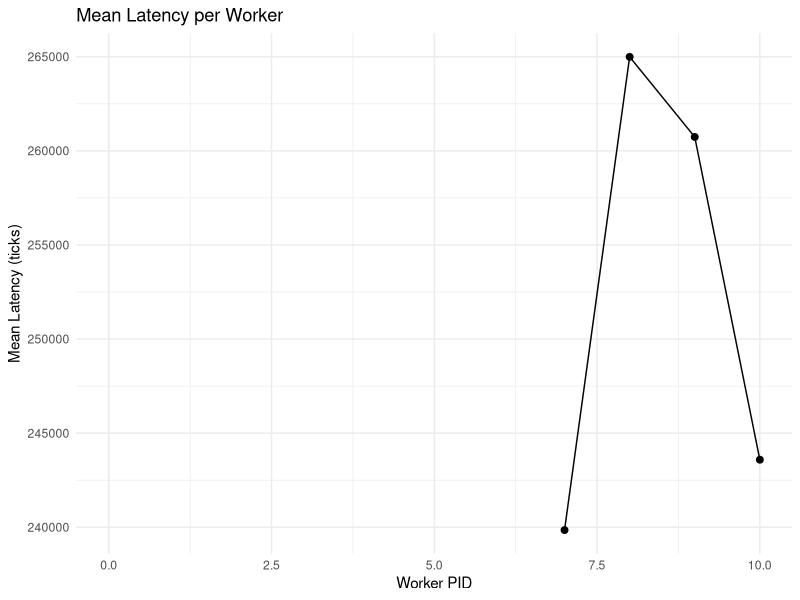
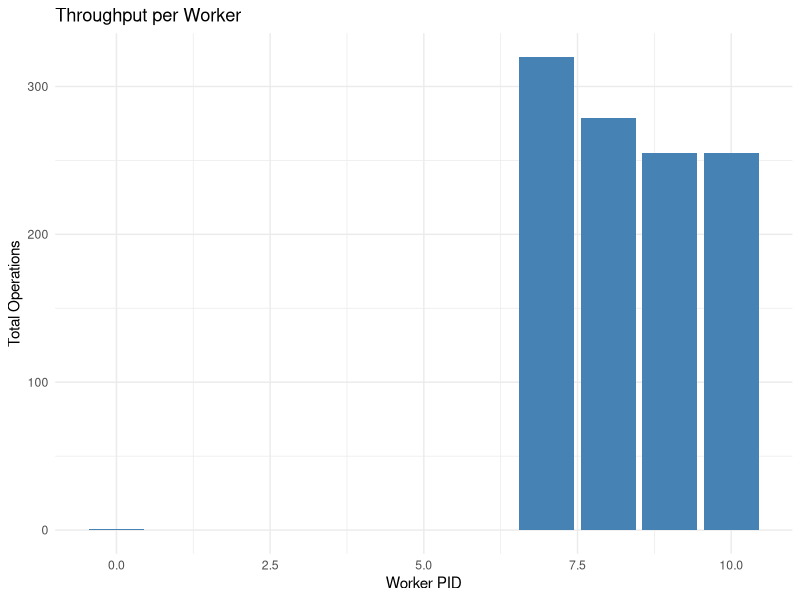
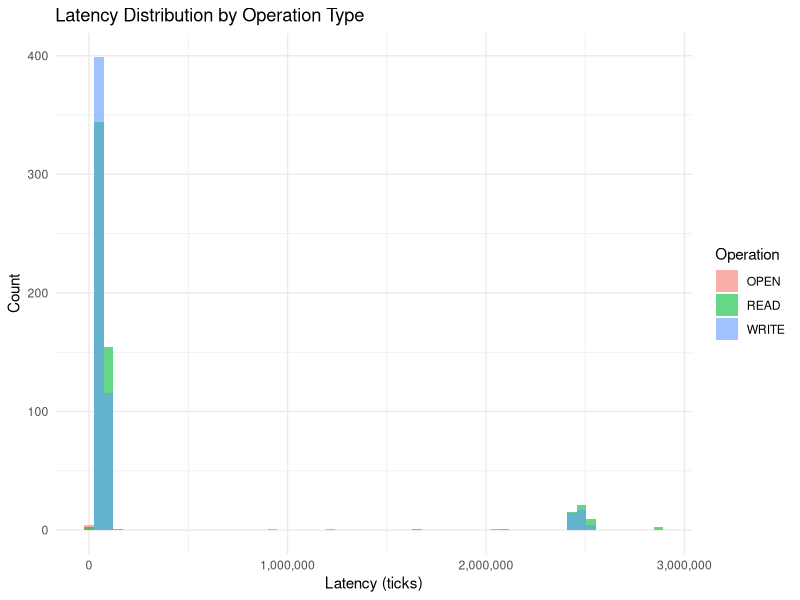
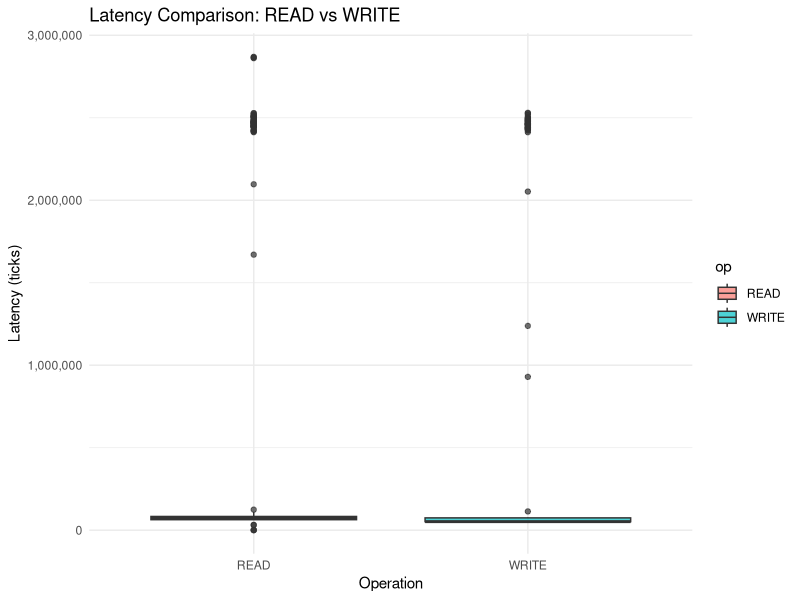
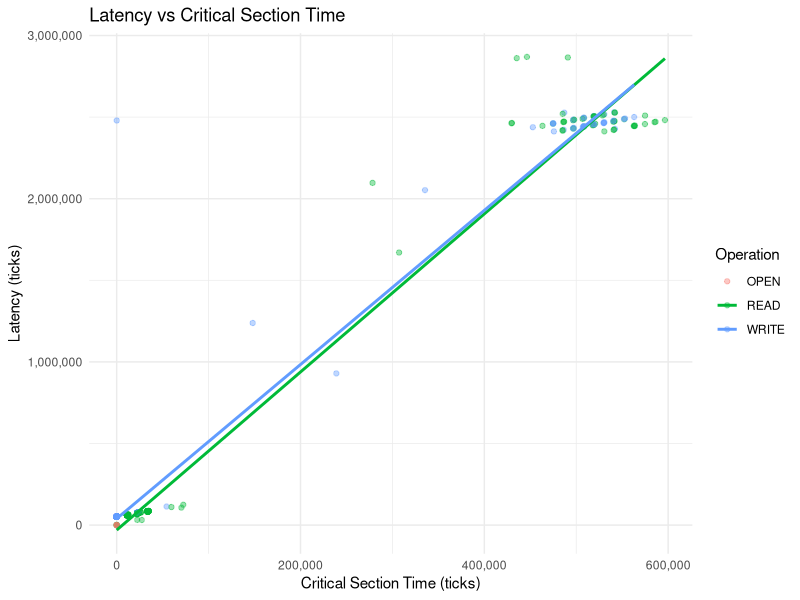
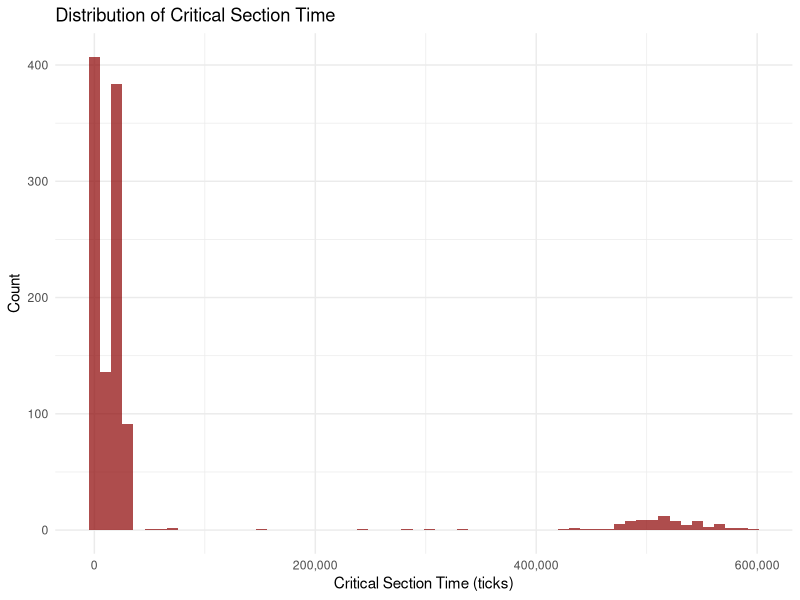
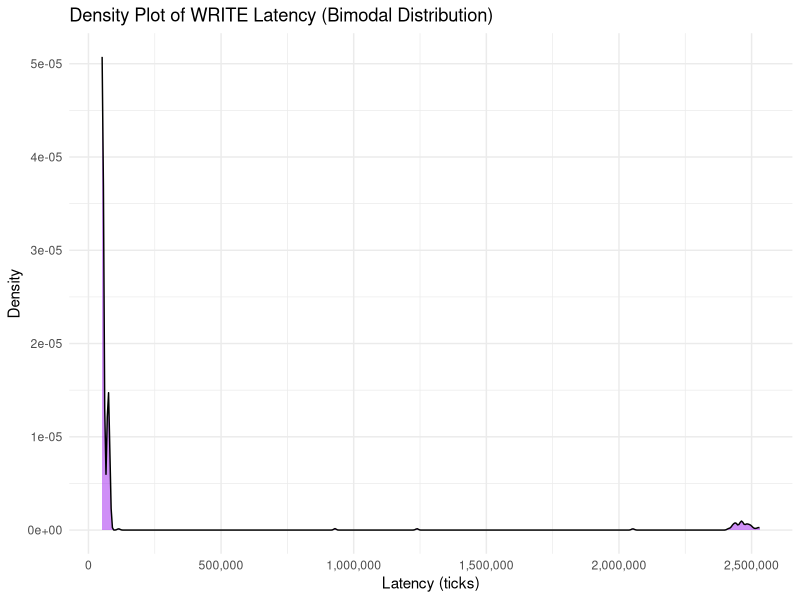

Write the R code that produced these figures, in order.
library(ggplot2)
library(dplyr)
library(readr)

library(tidyverse)
df <- read_csv("baseline.csv")
df$op <- factor(df$op,
                levels = c(1,2,3,4),
                labels = c("OPEN","READ","WRITE","CLOSE"))

# Latency vs Workers (RQ1)
latency_by_worker <- df %>%
  group_by(pid) %>%
  summarise(mean_latency = mean(latency_ticks))

ggplot(latency_by_worker, aes(x = pid, y = mean_latency)) +
  geom_line() +
  geom_point(size = 2) +
  labs(title = "Mean Latency per Worker",
       x = "Worker PID",
       y = "Mean Latency (ticks)") +
  theme_minimal()


# Throughput vs Workers (RQ1)
throughput_by_worker <- df %>%
  group_by(pid) %>%
  summarise(ops = n())

ggplot(throughput_by_worker, aes(x = pid, y = ops)) +
  geom_col(fill = "steelblue") +
  labs(title = "Throughput per Worker",
       x = "Worker PID",
       y = "Total Operations") +
  theme_minimal()

# Latency Histogram by Operation (RQ2)
ggplot(df, aes(x = latency_ticks, fill = op)) +
  geom_histogram(bins = 60, alpha = 0.6, position = "identity") +
  scale_x_continuous(labels = scales::comma) +
  labs(title = "Latency Distribution by Operation Type",
       x = "Latency (ticks)",
       y = "Count",
       fill = "Operation") +
  theme_minimal()

# Boxplot of Read vs Write Latency (RQ2)
df_rw <- df %>% filter(op %in% c("READ","WRITE"))

ggplot(df_rw, aes(x = op, y = latency_ticks, fill = op)) +
  geom_boxplot(alpha = 0.7) +
  scale_y_continuous(labels = scales::comma) +
  labs(title = "Latency Comparison: READ vs WRITE",
       x = "Operation",
       y = "Latency (ticks)") +
  theme_minimal()

# Scatterplot: Latency vs Critical Section Time (RQ3)
ggplot(df, aes(x = cs_ticks, y = latency_ticks, color = op)) +
  geom_point(alpha = 0.4) +
  geom_smooth(method = "lm", se = FALSE) +
  scale_x_continuous(labels = scales::comma) +
  scale_y_continuous(labels = scales::comma) +
  labs(title = "Latency vs Critical Section Time",
       x = "Critical Section Time (ticks)",
       y = "Latency (ticks)",
       color = "Operation") +
  theme_minimal()

# Correlation Between Latency and Critical Section Time (RQ3)
cor(df$latency_ticks, df$cs_ticks)

df_write <- df %>% filter(op == "WRITE")
cor(df_write$latency_ticks, df_write$cs_ticks)

# Histogram of Critical Section Time (RQ3)
ggplot(df, aes(x = cs_ticks)) +
  geom_histogram(bins = 60, fill = "darkred", alpha = 0.7) +
  scale_x_continuous(labels = scales::comma) +
  labs(title = "Distribution of Critical Section Time",
       x = "Critical Section Time (ticks)",
       y = "Count") +
  theme_minimal()

# Bimodal Write Latency Visualization (RQ2)
df_write <- df %>% filter(op == "WRITE")

ggplot(df_write, aes(x = latency_ticks)) +
  geom_density(fill = "purple", alpha = 0.5) +
  scale_x_continuous(labels = scales::comma) +
  labs(title = "Density Plot of WRITE Latency (Bimodal Distribution)",
       x = "Latency (ticks)",
       y = "Density") +
  theme_minimal()
